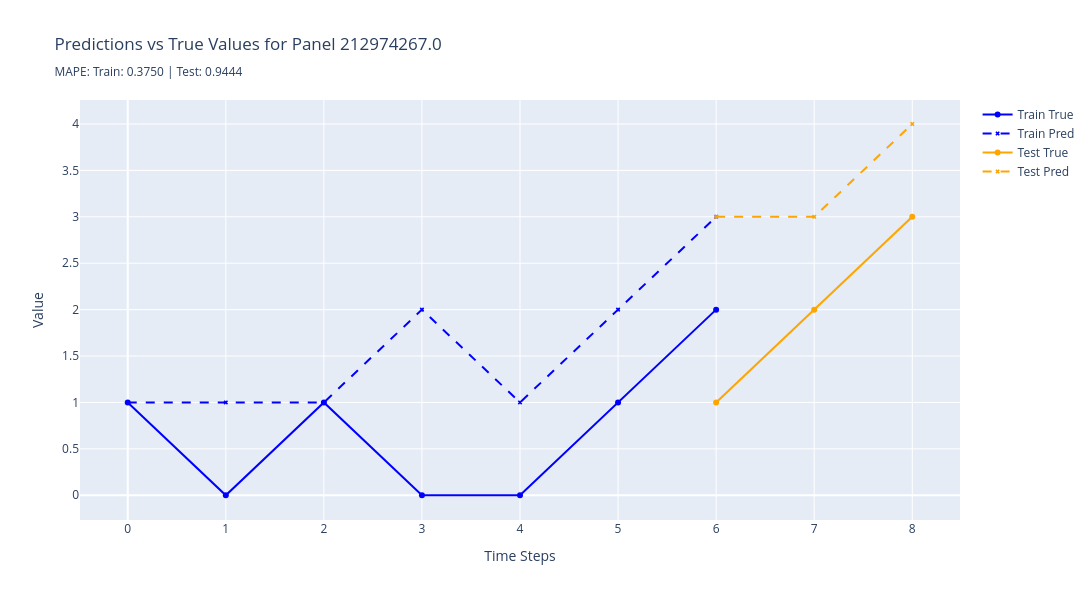
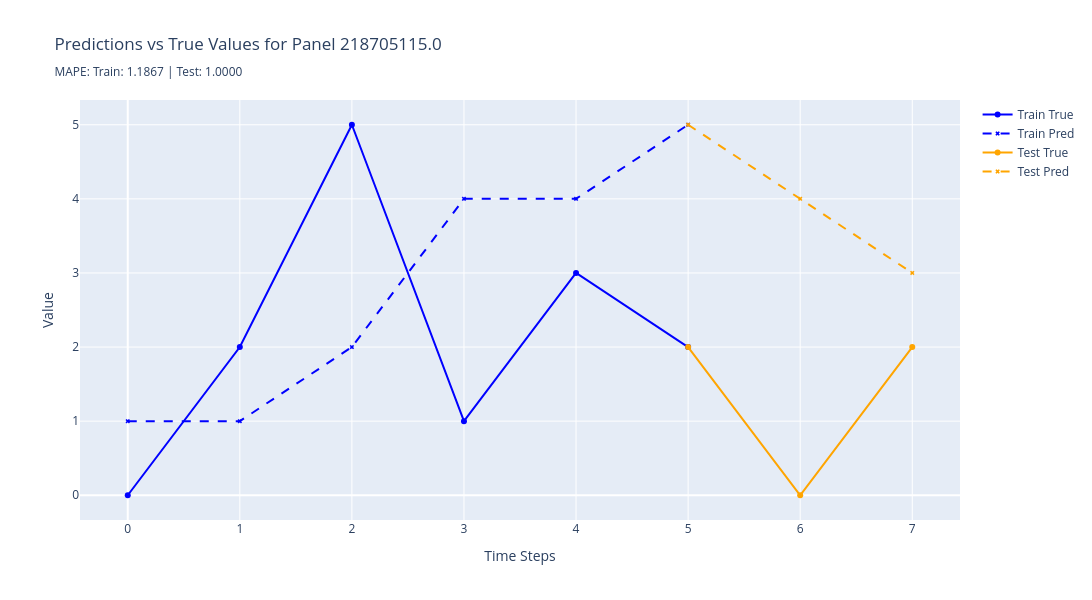
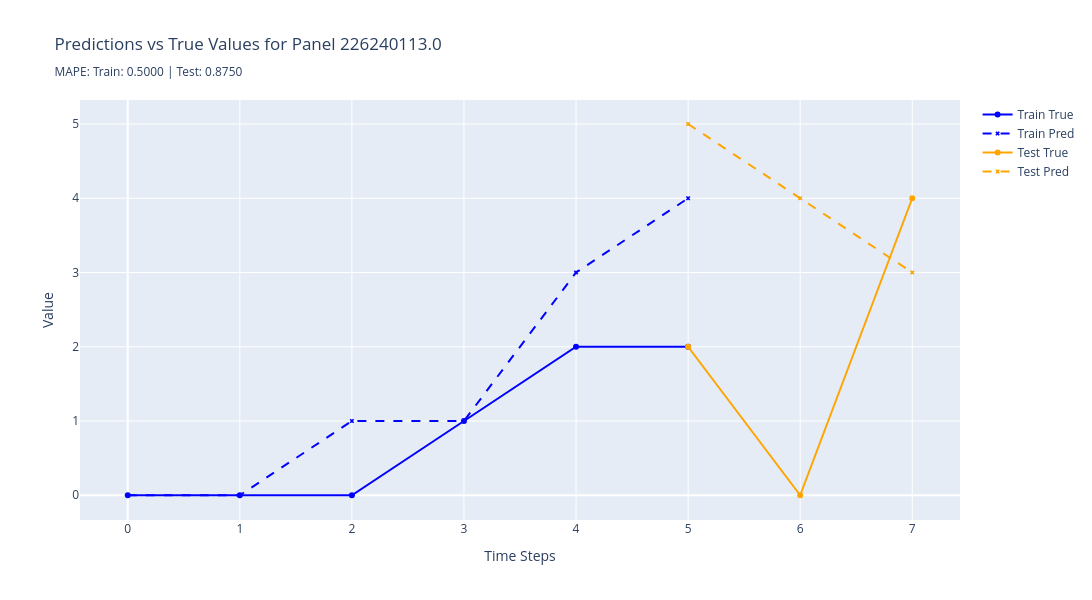
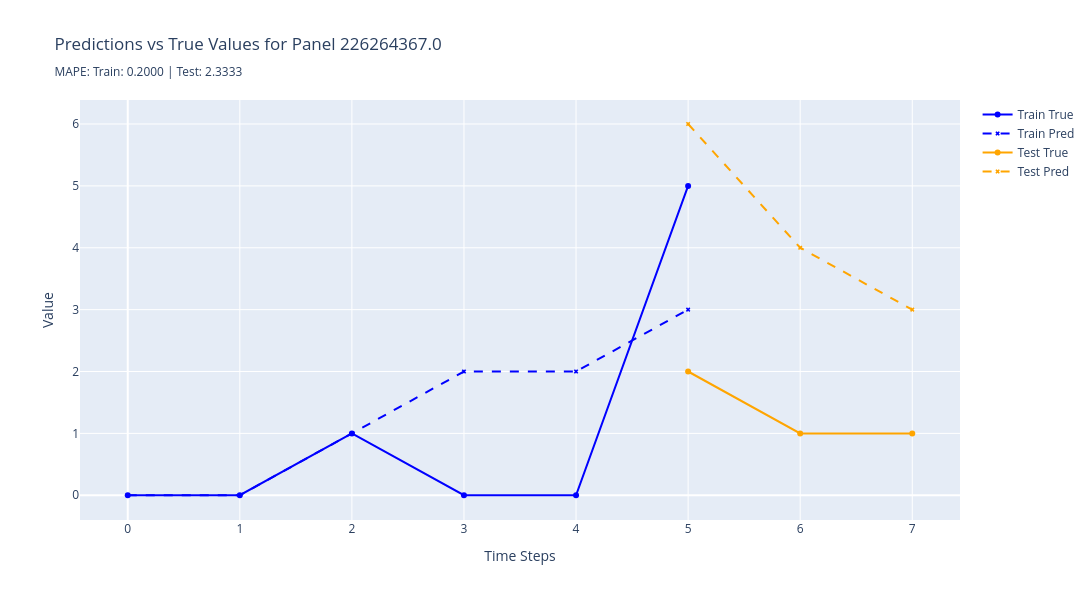

The code cell stored with these charts, in order, in its notebook:
### Code cell
plot_best_predictions(
    results=results,
    n_best=5,
    metric="rmse",
    split_name="test",
)

### Figure 1 — Plotly figure (JSON) as saved in the notebook; plotly's stock layout.template omitted (floating-point values rounded to 4 significant figures)
{"data": [{"line": {"color": "blue"}, "marker": {"size": 6}, "mode": "lines+markers", "name": "Train True", "type": "scatter", "x": [0, 1, 2, 3, 4, 5, 6], "y": [1, 0, 1, 0, 0, 1, 2]}, {"line": {"color": "blue", "dash": "dash"}, "marker": {"size": 4, "symbol": "x"}, "mode": "lines+markers", "name": "Train Pred", "type": "scatter", "x": [0, 1, 2, 3, 4, 5, 6], "y": [1.0, 1.0, 1.0, 2.0, 1.0, 2.0, 3.0]}, {"line": {"color": "orange"}, "marker": {"size": 6}, "mode": "lines+markers", "name": "Test True", "type": "scatter", "x": [6, 7, 8], "y": [1, 2, 3]}, {"line": {"color": "orange", "dash": "dash"}, "marker": {"size": 4, "symbol": "x"}, "mode": "lines+markers", "name": "Test Pred", "type": "scatter", "x": [6, 7, 8], "y": [3.0, 3.0, 4.0]}], "layout": {"height": 600, "hovermode": "x unified", "title": {"text": "Predictions vs True Values for Panel 212974267.0<br><sub>MAPE: Train: 0.3750 | Test: 0.9444</sub>"}, "width": 1200, "xaxis": {"title": {"text": "Time Steps"}}, "yaxis": {"title": {"text": "Value"}}}}

### Figure 2 — Plotly figure (JSON) as saved in the notebook; plotly's stock layout.template omitted (floating-point values rounded to 4 significant figures)
{"data": [{"line": {"color": "blue"}, "marker": {"size": 6}, "mode": "lines+markers", "name": "Train True", "type": "scatter", "x": [0, 1, 2, 3, 4, 5], "y": [0, 2, 5, 1, 3, 2]}, {"line": {"color": "blue", "dash": "dash"}, "marker": {"size": 4, "symbol": "x"}, "mode": "lines+markers", "name": "Train Pred", "type": "scatter", "x": [0, 1, 2, 3, 4, 5], "y": [1.0, 1.0, 2.0, 4.0, 4.0, 5.0]}, {"line": {"color": "orange"}, "marker": {"size": 6}, "mode": "lines+markers", "name": "Test True", "type": "scatter", "x": [5, 6, 7], "y": [2, 0, 2]}, {"line": {"color": "orange", "dash": "dash"}, "marker": {"size": 4, "symbol": "x"}, "mode": "lines+markers", "name": "Test Pred", "type": "scatter", "x": [5, 6, 7], "y": [5.0, 4.0, 3.0]}], "layout": {"height": 600, "hovermode": "x unified", "title": {"text": "Predictions vs True Values for Panel 218705115.0<br><sub>MAPE: Train: 1.1867 | Test: 1.0000</sub>"}, "width": 1200, "xaxis": {"title": {"text": "Time Steps"}}, "yaxis": {"title": {"text": "Value"}}}}

### Figure 3 — Plotly figure (JSON) as saved in the notebook; plotly's stock layout.template omitted (floating-point values rounded to 4 significant figures)
{"data": [{"line": {"color": "blue"}, "marker": {"size": 6}, "mode": "lines+markers", "name": "Train True", "type": "scatter", "x": [0, 1, 2, 3, 4, 5], "y": [0, 0, 0, 1, 2, 2]}, {"line": {"color": "blue", "dash": "dash"}, "marker": {"size": 4, "symbol": "x"}, "mode": "lines+markers", "name": "Train Pred", "type": "scatter", "x": [0, 1, 2, 3, 4, 5], "y": [0.0, 0.0, 1.0, 1.0, 3.0, 4.0]}, {"line": {"color": "orange"}, "marker": {"size": 6}, "mode": "lines+markers", "name": "Test True", "type": "scatter", "x": [5, 6, 7], "y": [2, 0, 4]}, {"line": {"color": "orange", "dash": "dash"}, "marker": {"size": 4, "symbol": "x"}, "mode": "lines+markers", "name": "Test Pred", "type": "scatter", "x": [5, 6, 7], "y": [5.0, 4.0, 3.0]}], "layout": {"height": 600, "hovermode": "x unified", "title": {"text": "Predictions vs True Values for Panel 226240113.0<br><sub>MAPE: Train: 0.5000 | Test: 0.8750</sub>"}, "width": 1200, "xaxis": {"title": {"text": "Time Steps"}}, "yaxis": {"title": {"text": "Value"}}}}

### Figure 4 — Plotly figure (JSON) as saved in the notebook; plotly's stock layout.template omitted (floating-point values rounded to 4 significant figures)
{"data": [{"line": {"color": "blue"}, "marker": {"size": 6}, "mode": "lines+markers", "name": "Train True", "type": "scatter", "x": [0, 1, 2, 3, 4, 5], "y": [0, 0, 1, 0, 0, 5]}, {"line": {"color": "blue", "dash": "dash"}, "marker": {"size": 4, "symbol": "x"}, "mode": "lines+markers", "name": "Train Pred", "type": "scatter", "x": [0, 1, 2, 3, 4, 5], "y": [0.0, 0.0, 1.0, 2.0, 2.0, 3.0]}, {"line": {"color": "orange"}, "marker": {"size": 6}, "mode": "lines+markers", "name": "Test True", "type": "scatter", "x": [5, 6, 7], "y": [2, 1, 1]}, {"line": {"color": "orange", "dash": "dash"}, "marker": {"size": 4, "symbol": "x"}, "mode": "lines+markers", "name": "Test Pred", "type": "scatter", "x": [5, 6, 7], "y": [6.0, 4.0, 3.0]}], "layout": {"height": 600, "hovermode": "x unified", "title": {"text": "Predictions vs True Values for Panel 226264367.0<br><sub>MAPE: Train: 0.2000 | Test: 2.3333</sub>"}, "width": 1200, "xaxis": {"title": {"text": "Time Steps"}}, "yaxis": {"title": {"text": "Value"}}}}
